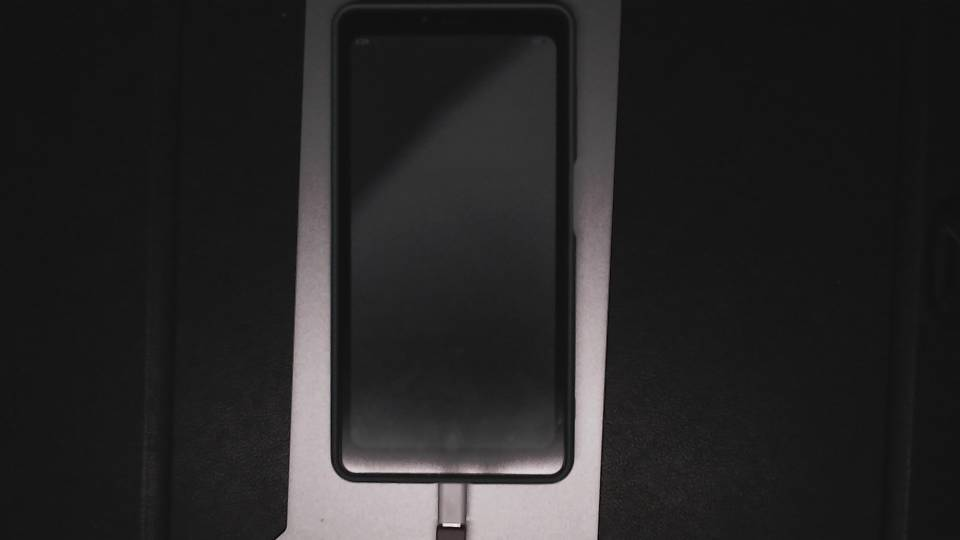
#> input picture tests/eink-probe/fixtures/cam-black.jpg, 960 x 540 px
$ python analyse-capture.py ../../../tests/eink-probe/fixtures/cam-black.jpg
#> lines starting #> are read from the running program, lines starting #| are printed output that depends on the picture
#!/usr/bin/env python3
"""Host-only JPEG acceptance metrics or stride-aware MIPI RAW10 statistics.

Use a stationary, evenly lit neutral grey/white card in the selected ROI for the
JPEG colour criterion. Coloured rooms and occluded lenses are not neutral tests.
JPEG needs Pillow; RAW10 uses only the Python standard library.
"""
import argparse
from collections import Counter
import json
from pathlib import Path

p = argparse.ArgumentParser(description=__doc__)
p.add_argument('image', type=Path)
p.add_argument('--raw', action='store_true')
p.add_argument('--width', type=int, default=2104)
p.add_argument('--height', type=int, default=1560)
p.add_argument('--stride', type=int, default=2632)
p.add_argument('--roi', default='0.25,0.25,0.75,0.75', help='fractional x0,y0,x1,y1; default central half')
a = p.parse_args()
roi = list(map(float, a.roi.split(',')))
if len(roi) != 4 or not (0 <= roi[0] < roi[2] <= 1 and 0 <= roi[1] < roi[3] <= 1):
    p.error('ROI must be x0,y0,x1,y1 fractions within0..1')
if a.raw:
    if a.width <= 0 or a.width % 4 or a.height <= 0 or a.stride < a.width * 5 // 4:
        p.error('invalid packed RAW10 width/height/stride')
    data = a.image.read_bytes()
    if len(data) != a.stride * a.height:
        p.error('file length differs from stride*height; use the camcap printed values')
    box = [int(roi[0] * a.width) & ~1, int(roi[1] * a.height) & ~1,
           int(roi[2] * a.width) & ~1, int(roi[3] * a.height) & ~1]
    if box[0] >= box[2] or box[1] >= box[3]: p.error('ROI is empty at this resolution')
    channels = {'R': Counter(), 'G': Counter(), 'B': Counter()}
    for y in range(box[1], box[3]):
        for x in range(box[0] & ~3, (box[2] + 3) & ~3, 4):
            pos = y * a.stride + x // 4 * 5
            low = data[pos + 4]
            for phase in range(4):
                xx = x + phase
                if not box[0] <= xx < box[2]: continue
                value = data[pos + phase] * 4 + ((low >> (phase * 2)) & 3)
                # S5K3L6 default GRBG (no flips), including original sensor parity.
                channel = 'G' if (y & 1) == (xx & 1) else ('R' if not y & 1 else 'B')
                channels[channel][value] += 1
    hist = sum(channels.values(), Counter()); count = sum(hist.values())
    def percentile(percent):
        seen = 0
        for value, n in sorted(hist.items()):
            seen += n
            if seen >= count * percent / 100: return value
    result = {'format': 'GRBG10P', 'roi_pixels': box, 'pixels': count,
              'mean': sum(v * n for v,n in hist.items()) / count,
              'p5': percentile(5), 'p50': percentile(50), 'p95': percentile(95),
              'black64_fraction': sum(n for v,n in hist.items() if v <= 68) / count,
              'clipped_fraction': sum(n for v,n in hist.items() if v >= 1020) / count,
              'channel_means': {c: sum(v*n for v,n in h.items()) / sum(h.values()) for c,h in channels.items()}}
    print(json.dumps(result, indent=2))
else:
    from PIL import Image, ImageStat
    with Image.open(a.image) as source:
#> source is the input picture: PIL image 960x540 RGB; mean R, G, B 38.8, 37.8, 38.2
        im = source.convert('RGB')
        box = [int(roi[0]*im.width), int(roi[1]*im.height), int(roi[2]*im.width), int(roi[3]*im.height)]
#> box = [240, 135, 720, 405]
        if box[0] >= box[2] or box[1] >= box[3]: p.error('ROI is empty at this resolution')
        crop = im.crop(box); means = ImageStat.Stat(crop).mean
#> after `crop = im.crop(box)`:
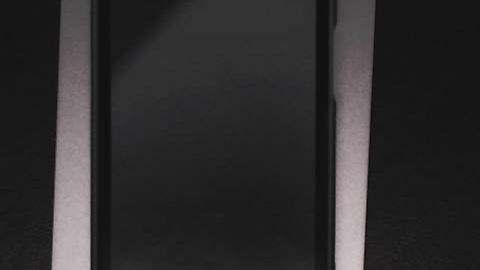
#> crop: PIL image 480x270 RGB; mean R, G, B 46.3, 45, 45.5
#> after `means = ImageStat.Stat(crop).mean`: means = [46.35, 45, 45.54]
        y = crop.convert('L'); hist = y.histogram(); count = crop.width * crop.height
#> after `hist = y.histogram()`: hist = 256 values, max 11062 at index 22, min 0 at index 0, mean 506.2
#> after `count = crop.width * crop.height`: count = 129600
        luma = ImageStat.Stat(y).mean[0]
#> luma = 45.47
        ratio = max(means) / max(1, min(means))
#> ratio = 1.03
        black = sum(hist[:5]) / count; clipped = sum(hist[251:]) / count
#> after `black = sum(hist[:5]) / count`: black = 0
#> after `clipped = sum(hist[251:]) / count`: clipped = 0
        passed = 60 <= luma <= 180 and ratio <= 1.25 and black < .05 and clipped < .05
#> passed = False
        print(json.dumps({'pass': passed, 'criterion': 'neutral-card indoor ROI', 'size': im.size,
                          'roi_pixels': box, 'mean_luma': luma, 'rgb_means': means,
                          'max_min_channel_ratio': ratio, 'black_fraction': black,
                          'clipped_fraction': clipped}, indent=2))
#> (printed output is left out)
#> (the run stopped early here; a loop or call above may not have finished)
